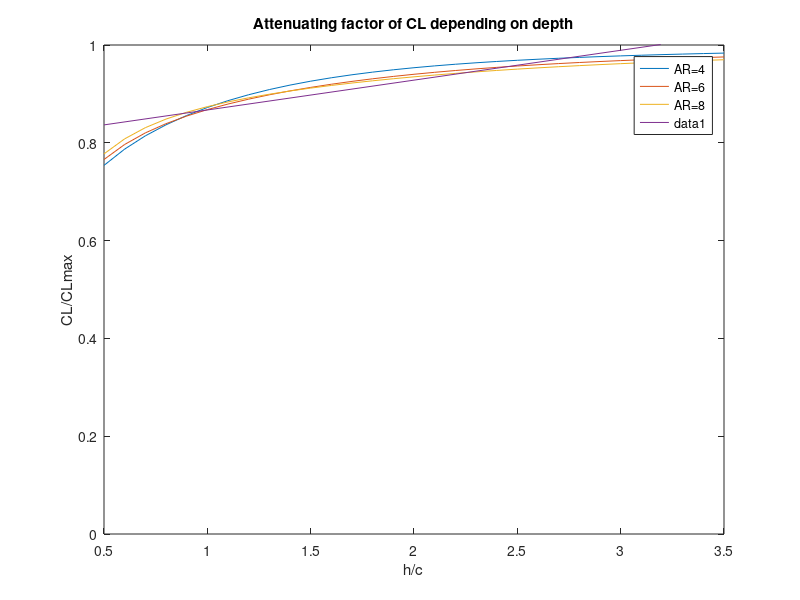

Source code (MATLAB): (Note: this script raises an error after producing the figure.)
clc
clear all
close all


AR = [4,6,8];
% A = 4;
c = 0.1;
f = 0.05:0.01:0.35;
ratio = f/c;
att_fact = zeros(length(AR),length(f));
for i=1:length(ratio)
    for j=1:length(AR)
        A = AR(j);
        eq1 = A/(4*sqrt(1/4+4*ratio(i)^2+A^2/4));
        eq2 = 1/(1/4+4*ratio(i)^2) + 1/(A^2/4+4*ratio(i)^2);
        eq3 = 1/(8/A*ratio(i)^2+A/2);
        eq4 = 2/A*(sqrt(A^2+1)+1);
        att_fact(j,i) = 1/(1 + (eq1*eq2+eq3)/eq4);
    end
end

%%
figure
plot(ratio,att_fact)
legend('AR=4','AR=6','AR=8')
ylabel('CL/CLmax')
xlabel('h/c')
title('Attenuating factor of CL depending on depth')
hold on
ylim([0,1])
%%
att_fact_lin_coeff = polyfit(ratio,att_fact(1,:),1);
att_fact_lin_val = polyval(att_fact_lin_coeff,[min(ratio),max(ratio)]);

plot([min(ratio),max(ratio)],att_fact_lin_val)

%%
syms A c f

ratio = f/c;
eq1 = A/(4*sqrt(1/4+4*ratio^2+A^2/4));
eq2 = 1/(1/4+4*ratio^2) + 1/(A^2/4+4*ratio^2);
eq3 = 1/(8/A*ratio^2+A/2);
eq4 = 2/A*(sqrt(A^2+1)+1);
att_fact = 1/(1 + (eq1*eq2+eq3)/eq4);

%%
att_fact_lin = jacobian(att_fact,f);
c = 0.1;
A = 4;
f = 0.2;
att_fact_lin = double(subs(att_fact_lin))